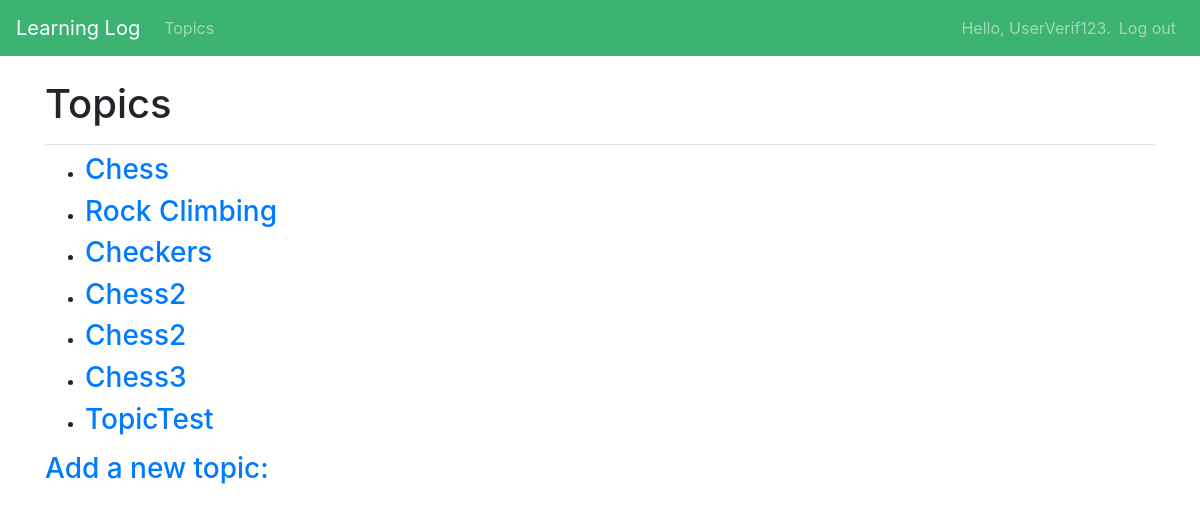
Screenshot of /topics/ (signed in) with the database file from the repository.
### learning_logs/models.py (models this page shows)
class Topic(models.Model):
    text = models.CharField(max_length=200)
    date_added = models.DateTimeField(auto_now_add=True)
    owner = models.ForeignKey(User, on_delete=models.CASCADE)
    def __str__(self):
        return self.text

### learning_logs/views.py (the view)
# urls.py: path('topics/', views.topics, name='topics'),
@login_required
def topics(request):
    topics = Topic.objects.filter(owner=request.user).order_by('date_added')
    context = {'topics': topics}
    return render(request, 'learning_logs/topics.html', context)

### learning_logs/templates/learning_logs/topics.html (shortened to what this page needs)
<!DOCTYPE html>
<html lang="en">
<head>
</head>
<body>
{% extends "learning_logs/base.html" %}
{% block page_header %}
<h1>Topics</h1>
{% endblock page_header %}
{% block content %}
<ul>
{% for topic in topics %}
<li><h3>
 <a href="{% url 'learning_logs:topic' topic.id %}">{{ topic }}</a>
 </h3></li>
{% empty %}
    <li><h3>No topics have been added yet.</h3></li>
    {% endfor %}
</ul>
<h3><a href="{% url 'learning_logs:new_topic' %}">Add a new topic:</a></h3>
{% endblock content %}

### learning_logs/templates/learning_logs/base.html (shortened to what this page needs)
<!DOCTYPE html>
{% load bootstrap4 %}
<html lang="en">
<head>
    {% bootstrap_css %}
</head>
<body>
<nav class="navbar navbar-expand-md navbar-dark mb-4" style="background-color: #3cb371;">
    <a class="navbar-brand" href="{% url 'learning_logs:index'%}">
        Learning Log</a>
    <div class="collapse navbar-collapse" id="navbarCollapse">
        <ul class="navbar-nav mr-auto">
            <li class="nav-item">
                <a class="nav-link" href="{% url 'learning_logs:topics'%}">
                    Topics</a></li>
        </ul>
        <ul class="navbar-nav ml-auto">
            {% if user.is_authenticated %}
            <li class="nav-item">
                <span class="navbar-text">Hello, {{ user.username }}.</span>
            </li>
            <li class="nav-item">
                <a class="nav-link" href="{% url 'users:logout' %}">Log out</a>
            </li>
            {% else %}
            <li class="nav-item">
                <a class="nav-link" href="{% url 'users:register' %}">Register</a>
            </li>
            <li class="nav-item">
                <a class="nav-link" href="{% url 'users:login' %}">Log in</a></li>
            {% endif %}
        </ul>
    </div>
 </nav>
<main role="main" class="container">
<div class="pb-2 mb-2 border-bottom">
    {% block page_header %}{% endblock page_header %}
</div>
<div>
    {% block content %}{% endblock content %}
</div>
</main>
 </body>
 </html>
</body>
</html>

### rows the page displays
Topic: text "Chess"
Topic: text "Rock Climbing"
Topic: text "Checkers"
Topic: text "Chess2"
Topic: text "Chess2"
Topic: text "Chess3"
Topic: text "TopicTest"

### other values shown
{{ user.username }} "UserVerif123"
